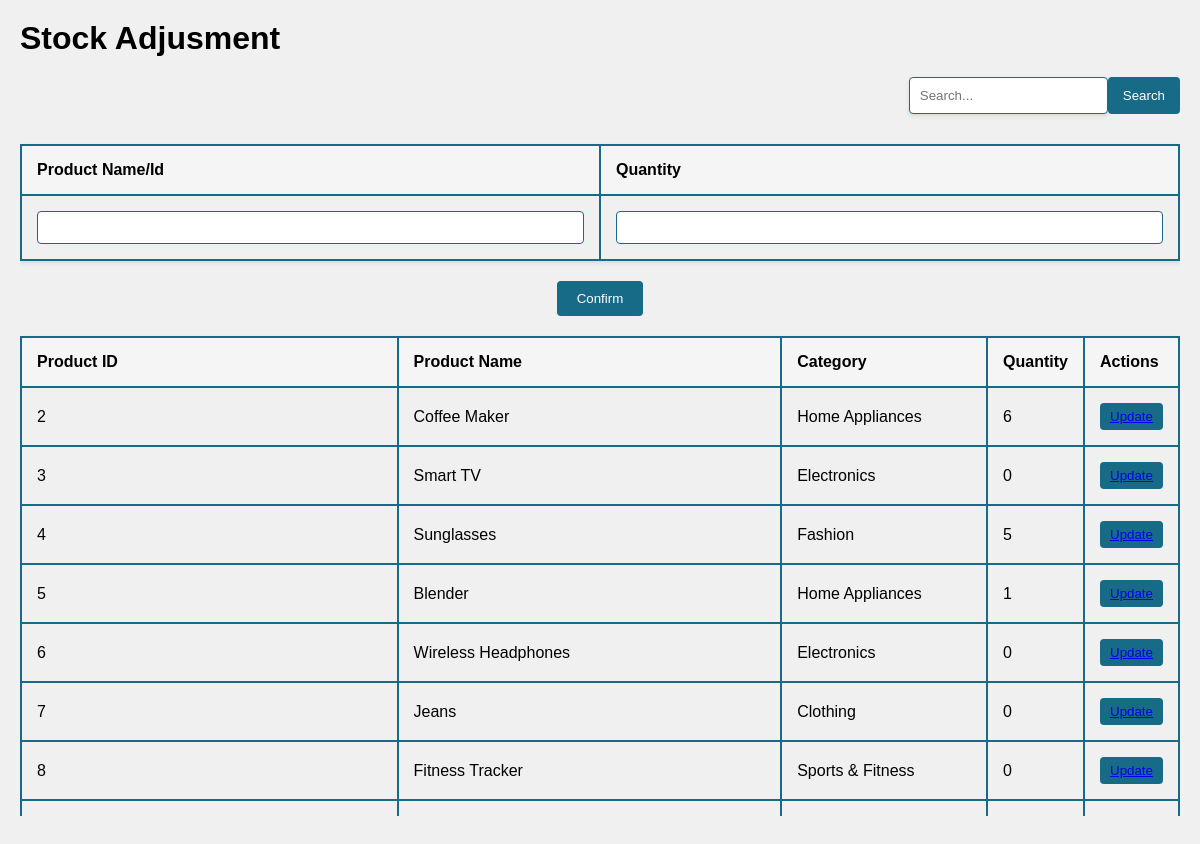
/stockadj.php, run on the app's committed database.
### tables this page shows
CREATE TABLE `itemlist` (
  `pro_ID` bigint(8) UNSIGNED NOT NULL,
  `pro_IDQR` varchar(20) DEFAULT NULL,
  `pro_inf` varchar(255) NOT NULL,
  `pro_name` varchar(40) NOT NULL,
  `pro_cat` varchar(30) NOT NULL,
  `pro_price` decimal(11,2) NOT NULL,
  `pro_maxStock` int(11) NOT NULL,
  `pro_quantity` int(11) NOT NULL,
  `pro_unit` varchar(10) DEFAULT NULL,
  `pro_warr` tinyint(1) DEFAULT NULL,
  `pro_warrRng` date DEFAULT NULL,
  `pro_reorder` int(11) NOT NULL,
  `pro_minStock` int(11) NOT NULL
);

### stockadj.php (the view, shortened to what this page needs)
<?php
include ('PhpCon.php');
$query = "SELECT * FROM itemlist";
$result = mysqli_query($conn, $query);
?>
<!DOCTYPE html>
<html>
<head>
    <link rel="stylesheet" type="text/css" href="stockadj.css">
</head>
<body>
  <h1 class="header">Stock Adjusment</h1>
  <form>
        <input type="search" name="search" placeholder="Search...">
        <button type="submit">Search</button>
      </form>
      <div class="table-container">
  <table class="content-table">
    <tr>
      <th>Product Name/Id</th>
      <th>Quantity</th>
    </tr>
<form method="post">
    <tr>
      <td><input type="number" name="adjid" value="<?php
      ?>"></td>
      <td><input type="number" name="quantity" required></td>
    </tr>
  </table>
      </div>
  <button class="confirm-button" name="change_quantity" >Confirm</button>
      <div class="table-container">
  <table class="content-table">
        <thead>
            <tr>
                <th>Product ID</th>
                <th>Product Name</th>
                <th>Category</th>
                <th>Quantity</th>
                <th>Actions</th>
            </tr>
        </thead>
        <tbody>
            <?php
            while ($row = mysqli_fetch_assoc($result)) {
            ?>
                <tr>
                    <td><?php echo $row['pro_ID']; ?></td>
                    <td><?php echo $row['pro_name']; ?></td>
                    <td><?php echo $row['pro_cat']; ?></td>
                    <td><?php echo $row['pro_quantity']; ?></td>
                    <td>
                        <button><a href="stockadj.php?AdjID=<?php echo $row['pro_ID']; ?>">Update</button>
                    </td>
                </tr>
            <?php
            }
            ?>
        </tbody>
    </table>
      </div>
</body>
</html>

### stockadj.css (style rules this page uses)
* { margin: 0; padding: 0; box-sizing: border-box; }
body { font-family: Arial, sans-serif; background-color: #f0f0f0; padding: 20px; }
.header { text-align: left; color: black; margin-bottom: 20px; }
form { display: flex; justify-content: flex-end; margin: 10px 0; }
input[type="search"] { padding: 10px; border: 1px solid #176B87; border-radius: 4px; box-shadow: 0 2px 4px rgba(0, 0, 0, 0.1); }
.table-container { max-height: 500px; overflow-y: auto; width: 100%; }
button[type="submit"] { padding: 10px 15px; background-color: #176B87; color: #fff; border: none; border-radius: 4px; cursor: pointer; transition: background-color 0.2s ease-in-out; }
.content-table { width: 100%; border-collapse: collapse; margin-bottom: 20px; margin-top: 20px; box-shadow: 0 2px 4px rgba(0, 0, 0, 0.1); }
.content-table th, .content-table td { padding: 15px; text-align: left; border: 2px solid #176B87; border-bottom: 2px solid #176B87; }
.content-table th { border: 2px solid #176B87; background-color: #f5f5f5; font-weight: bold; }
.content-table input[type="number"] { width: 100%; padding: 8px; border: 1px solid #176B87; border-radius: 4px; }
.confirm-button { display: block; margin: 0 auto; padding: 10px 20px; background-color: #176B87; color: #fff; border: none; border-radius: 4px; cursor: pointer; transition: background-color 0.2s ease-in-out; }
.content-table th:nth-child(1), .content-table th:nth-child(2) { width: 40%; }
.content-table th:nth-child(3), .content-table th:nth-child(4) { width: 20%; }
.content-table th:nth-child(5) { width: 10%; }
.content-table td:last-child { text-align: center; }
.content-table td:last-child button { padding: 6px 10px; background-color: #176B87; color: #fff; border: none; border-radius: 4px; cursor: pointer; transition: background-color 0.2s ease-in-out; }

### data on the page
itemlist: pro_ID "2", pro_name "Coffee Maker", pro_cat "Home Appliances", pro_quantity "6"
itemlist: pro_ID "3", pro_name "Smart TV", pro_cat "Electronics", pro_quantity "0"
itemlist: pro_ID "4", pro_name "Sunglasses", pro_cat "Fashion", pro_quantity "5"
itemlist: pro_ID "5", pro_name "Blender", pro_cat "Home Appliances", pro_quantity "1"
itemlist: pro_ID "6", pro_name "Wireless Headphones", pro_cat "Electronics", pro_quantity "0"
itemlist: pro_ID "7", pro_name "Jeans", pro_cat "Clothing", pro_quantity "0"
itemlist: pro_ID "8", pro_name "Fitness Tracker", pro_cat "Sports & Fitness", pro_quantity "0"
